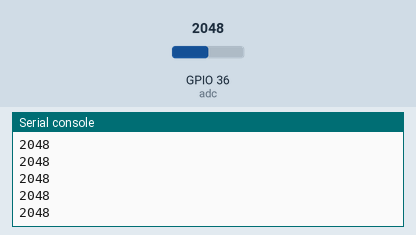
Recording of a program running on a simulated ESP32 board running MicroPython. Parts: the last lines printed to the serial console. The inputs (shaded band) are chosen by the test bench; at power-on: GPIO 36 (adc) = 2048 (analog values on the 0–4095 scale).

Above: at 1.2 s.
1.3 s: GPIO 36 (adc) set to 2866
At 1.32 s:
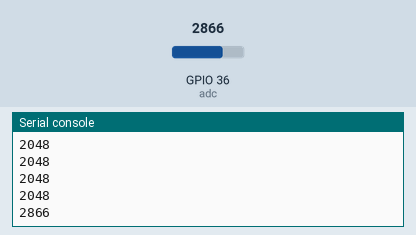
2.8 s: GPIO 36 (adc) set to 3603
At 2.82 s:
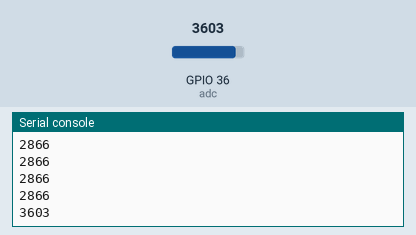
Timing chart, 0 to 5.8 s (numbered marks = the images above; inputs shaded):
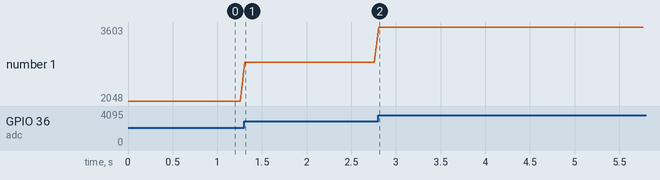

Measured:
- after the input at 1.3 s, the serial console: prints a new line at once (image 1)
- after the input at 2.8 s, the serial console: prints a new line at once (image 2)
- plotted number 1: 2048 → 2866 after the input at 1.3 s, 2866 → 3603 after the input at 2.8 s

The program:

LAB18.py
```python
from machine import Pin,ADC
import time

adc = ADC(Pin(36))

adc.width(ADC.WIDTH_12BIT)  # 設定ADC解析度
adc.atten(ADC.ATTN_11DB)    # 設定最大電壓為3.6V

while True:
    print(adc.read())
    time.sleep(0.05)
```
